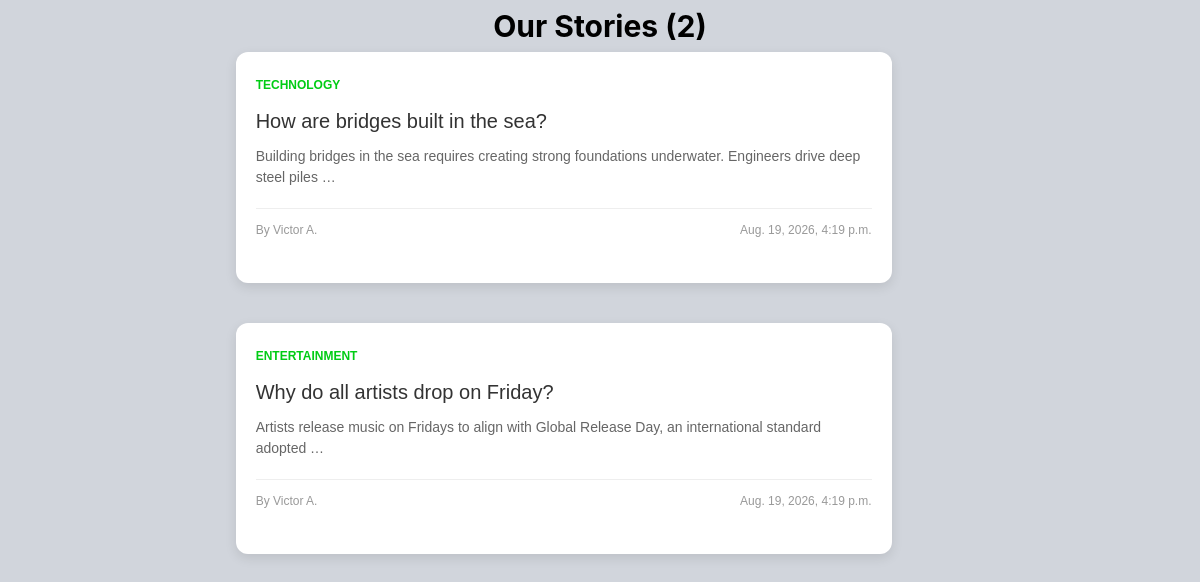
/posts/, run on the app's committed database.
### projectapp/models.py (models this page shows, shortened)
class Post(models.Model):
    CATEGORY_CHOICES = [
        ('ENTERTAINMENT','Entertainment'),
        ('TECHNOLOGY', 'Technology'),
    ]
    name = models.CharField(max_length=50)
    body = models.TextField()
    category = models.CharField(max_length=20, choices=CATEGORY_CHOICES, default='ENTERTAINMENT')
    author = models.CharField(max_length=50, default="Victor A.")
    is_published = models.BooleanField(default=False)
    date = models.DateTimeField(auto_now_add=True)
    last_edited = models.DateTimeField(auto_now= True)

### projectapp/views.py (the view)
# urls.py: path("posts/", views.posts, name="posts"),
def posts(request):
    posts = Post.objects.all()
    context = {"posts": posts}
    return render(request, "posts.html", context)

### templates/posts.html (shortened to what this page needs)
{% load static %}
<!doctype html>
<html lang="en">
  <head>
    <link rel="stylesheet" href="{% static 'css/output.css' %}" />
  </head>
  <body class="bg-gray-300">
    <h1 class="text-center text-3xl p-2 font-bold">
      Our Stories ({{posts.count}})
    </h1>
    <div class="grid gap-10 justify-center items-center">
  {% for post in posts %}
    <div class="post-card w-9/10 max-w-lg">
      <div class="post-content">
        <span class="post-category">{{ post.category }}</span>
        <h2 class="post-title">{{ post.name }}</h2>
        <p class="post-excerpt">{{ post.body|truncatewords:15 }}</p>
        <div class="post-author">
          <span>By Victor A.</span>
          <span>{{ post.date }}</span>
        </div>
      </div>
      <div class="p-4 pt-0">
        <a class="block text-center bg-green-600 hover:bg-green-700 text-white font-semibold py-2 px-4 rounded-lg transition-colors"
           href="{% url 'post' post.id %}">
        </a>
      </div>
    </div>
  {% endfor %}
</div>
  </body>
</html>

### templates/posts.html (style rules this page uses)
.post-card { background: #ffffff; border-radius: 12px; box-shadow: 0 4px 12px rgba(0, 0, 0, 0.1); overflow: hidden; font-family: sans-serif; }
.post-content { padding: 20px; }
.post-category { font-size: 12px; color: #00cc14; font-weight: bold; text-transform: uppercase; }
.post-title { font-size: 20px; margin: 10px 0; color: #333333; }
.post-excerpt { font-size: 14px; color: #666666; line-height: 1.5; }
.post-author { display: flex; justify-content: space-between; font-size: 12px; color: #999999; margin-top: 20px; border-top: 1px solid #eeeeee; padding-top: 12px; }

### data on the page
Post: category "TECHNOLOGY", name "How are bridges built in the sea?", body "Building bridges in the sea requires creating strong foundations underwater. Engineers drive deep steel piles …", date "Aug. 19, 2026, 4:19 p.m."
Post: category "ENTERTAINMENT", name "Why do all artists drop on Friday?", body "Artists release music on Fridays to align with Global Release Day, an international standard adopted …", date "Aug. 19, 2026, 4:19 p.m."

### other printed values
{{ posts.count }} "2"
